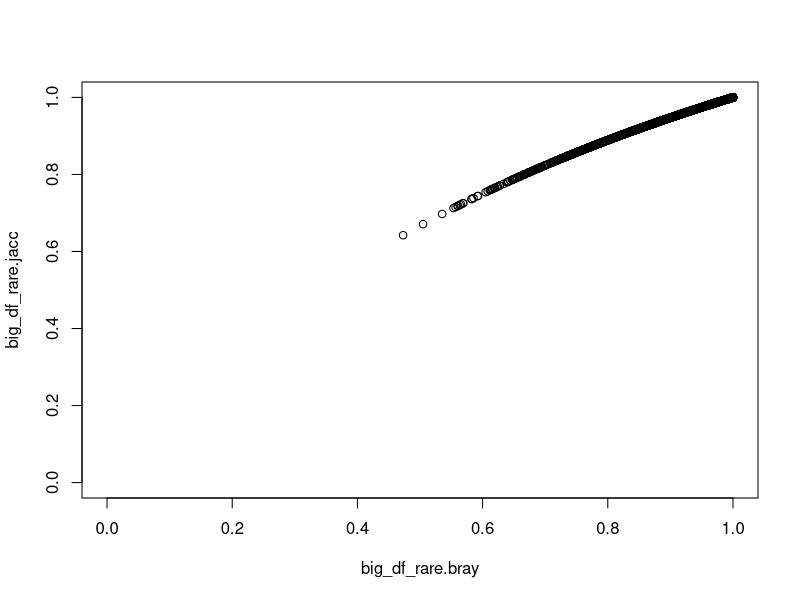
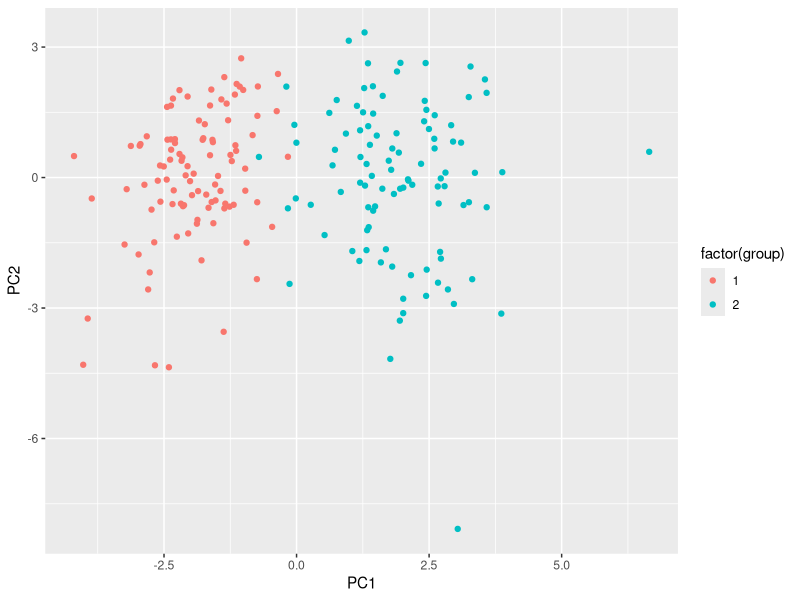
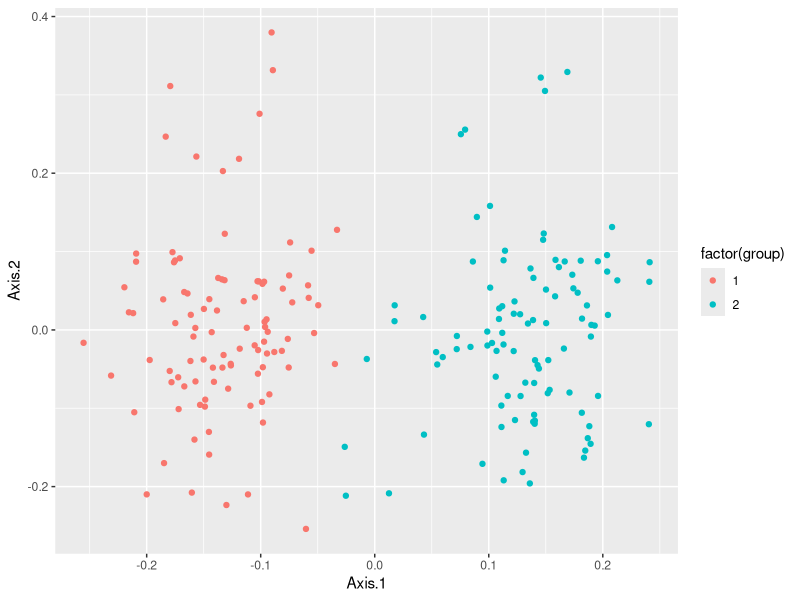
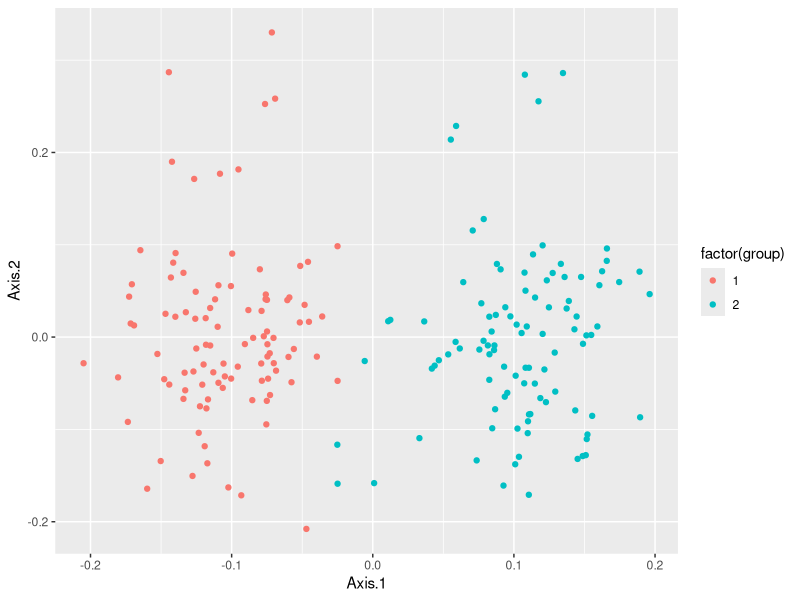
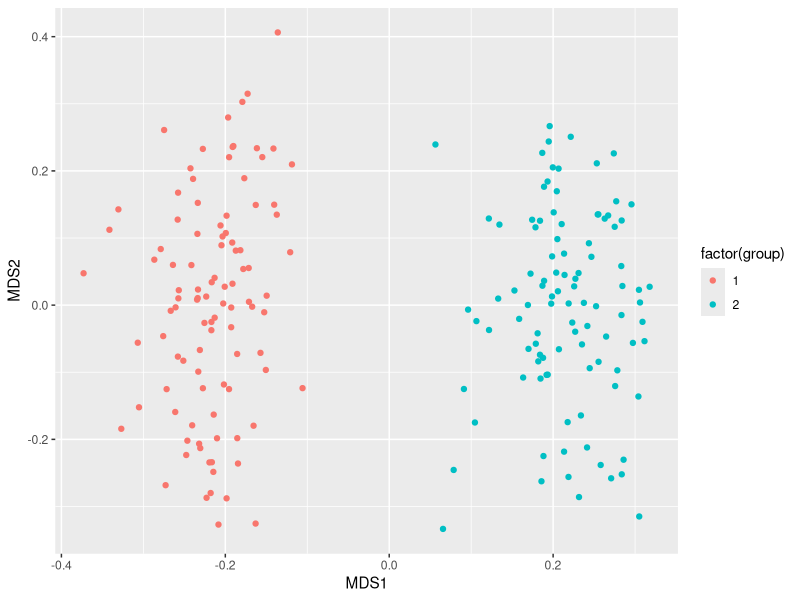
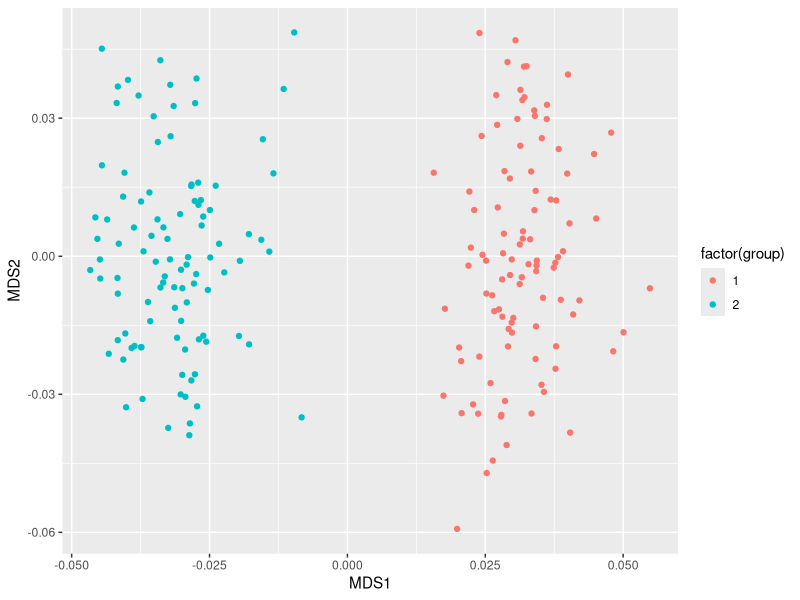

Source code (R) for these figures, in order:
#Beta Diversity


# "The vegan package provides tools for descriptive community ecology.
# It has most basic functions of diversity analysis, community ordination
# and dissimilarity analysis. Most of its multivariate tools can be
# used for other data types as well." Taken from the vegan help page

library(vegan)
library(ggplot2)
library(ape)


#use random distribution generators to make a neg binomial distributed matrix
#this will be a reasonable-ish approximation of microbiome data

set.seed(731)
big_df1 <- matrix(rnbinom(10000, size = .05, prob = .001),
                 nrow = 100,
                 ncol = 100)

big_df2 <- matrix(rnbinom(10000, size = .05, prob = .001),
                  nrow = 100,
                  ncol = 100)

colnames(big_df1) <- paste("patient", 1:100,sep = "_" )
rownames(big_df1) <- paste("species", 1:100,sep = "_" )

colnames(big_df2) <- paste("patient", 101:200,sep = "_" )
#rownames(big_df2) <- paste("species", 1:100,sep = "_" )
rownames(big_df2) <- paste("species", 51:150,sep = "_" )


big_df <- merge(big_df1,big_df2,by  = 0, all =T )
big_df[is.na(big_df)] <- 0
rownames(big_df) <- big_df$Row.names
big_df$Row.names <- NULL
dim(big_df)

# Rarefy ------------------------------------------------------------------

# Because there were not signficant differences between relative abundance and
# rarefied data abundances we will use rarefied data with the same thresholds
# used in the previous

#remove all samples < 1100

big_df.rare <- big_df[,which(colSums(big_df) >= min(colSums(big_df)))]

#remove all species == 0
big_df.rare <- big_df.rare[which(rowSums(big_df) > 0),]

# rrarefy, note the second "r", requires sampling the rows not colums
# the t() function transposes data (i.e., rows become columns)

big_df.rare <- rrarefy(t(big_df.rare), sample = min(colSums(big_df)))

#check to make sure all
all(colSums(big_df.rare) > 0)


# Beta diversity ----------------------------------------------------------

#You should read the vegdist help file

#Two popular diversity metrics

big_df_rare.bray <- vegdist(x = big_df.rare,
                            method = "bray",
                            binary = FALSE,
                            upper = FALSE,)

big_df_rare.jacc <- vegdist(x = big_df.rare,
                            method = "jaccard",
                            binary = FALSE,
                            upper = FALSE,)

# for these data the distances are similar, but for other data it can make a
# big difference
cor.test(big_df_rare.bray, big_df_rare.jacc)
plot(big_df_rare.bray, big_df_rare.jacc,xlim = c(0,1), ylim=c(0,1))

#View(as.data.frame(as.matrix(big_df_rare.bray)))



# Principle Components Analysis -------------------------------------------


big_df.prcomp <- prcomp(big_df.rare, center = T, scale =T)

#to determine how much variance is explained lets look at the summary
summary(big_df.prcomp)

big_df_prcomp.df <- as.data.frame(big_df.prcomp$x[,1:5])
big_df_prcomp.df$group <- rep(c(1,2), times = c(100,100))


big_df_prcomp.plot <- ggplot(big_df_prcomp.df,
                             aes(x = PC1,
                                 y = PC2,
                                 color = factor(group))
                             )

big_df_prcomp.plot+ geom_point()

# Principle Coordinates Analysis -------------------------------------------

# PCoA wants a matrix of dist object. We will provide both distance objects
# separately, starting with bray

big_df_bray.pcoa <- pcoa(big_df_rare.bray)

#With PCoA the we don't get percent variation but an analogous value of
# brokenstick can be accessed
View(big_df_bray.pcoa$values)

big_df_bray_pcoa.df <- as.data.frame(big_df_bray.pcoa$vectors[,1:5])
big_df_bray_pcoa.df$group <- rep(c(1,2), times = c(100,100))

big_df_bray_pcoa.plot <- ggplot(big_df_bray_pcoa.df,
                             aes(x = Axis.1,
                                 y = Axis.2,
                                 color = factor(group))
)

big_df_bray_pcoa.plot+ geom_point()

#now jaccard

big_df_jacc.pcoa <- pcoa(big_df_rare.jacc)

big_df_jacc_pcoa.df <- as.data.frame(big_df_jacc.pcoa$vectors[,1:5])
big_df_jacc_pcoa.df$group <- rep(c(1,2), times = c(100,100))

big_df_jacc_pcoa.plot <- ggplot(big_df_jacc_pcoa.df,
                                aes(x = Axis.1,
                                    y = Axis.2,
                                    color = factor(group))
)

big_df_jacc_pcoa.plot+ geom_point()



# Non-metric Multidimensional Scaling ------------------------------------

#Now we will try the same approach but with NMDS. For NMDS we have to decide on
# a number of dimensions. The default is 2, but most of the time that will
# yield a very high stress. To attempt to minimize stress we will try a few
# values of k (dimensions) and find the one the results in lowest stress
# our target is around or below .1

(metaMDS(big_df.rare,distance = "bray", k = 2))$stress # too high to be useful
(metaMDS(big_df.rare,distance = "bray", k = 5))$stress # better, but still high
(metaMDS(big_df.rare,distance = "bray", k = 10))$stress # better, but still high
(metaMDS(big_df.rare,distance = "bray", k = 12))$stress # good


big_df_rare_bray.NMDS <- metaMDS(big_df.rare,distance = "bray", k = 12)

# Unlike PCA and PCoA, no % of variance associated with each axis in NMDS

big_df_rare_bray_nmds.df <- as.data.frame(big_df_rare_bray.NMDS$points)
big_df_rare_bray_nmds.df$group <- rep(c(1,2), times = c(100,100))

big_df_rare_bray_nmds.plot <- ggplot(big_df_rare_bray_nmds.df,
                                aes(x = MDS1,
                                    y = MDS2,
                                    color = factor(group))
)

big_df_rare_bray_nmds.plot + geom_point()

#now jaccard
big_df_rare_jacc.NMDS <- metaMDS(big_df.rare,distance = "jaccard", k = 12)
big_df_rare_jacc_nmds.df <- as.data.frame(big_df_rare_jacc.NMDS$points)

big_df_rare_jacc_nmds.df$group <- rep(c(1,2), times = c(100,100))

big_df_rare_jacc_nmds.plot <- ggplot(big_df_rare_jacc_nmds.df,
                                     aes(x = MDS1,
                                         y = MDS2,
                                         color = factor(group))
)

big_df_rare_jacc_nmds.plot + geom_point()





